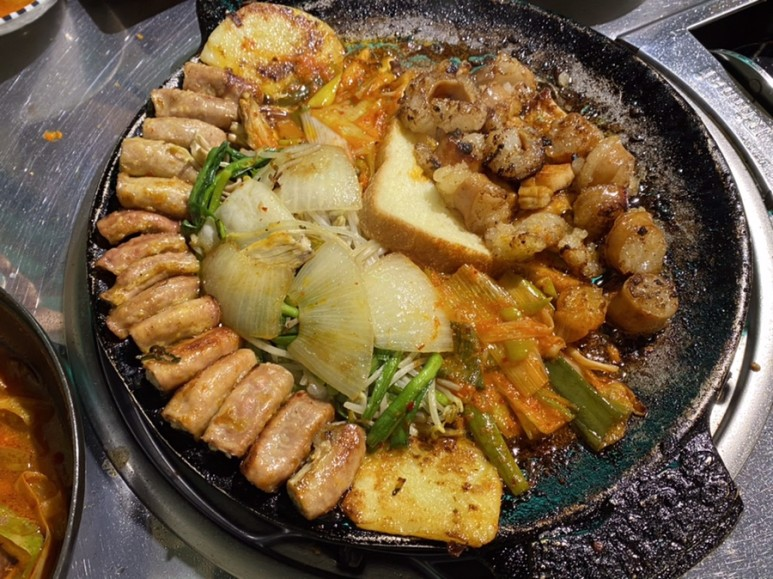
#> input picture 07. raspberrypi/python/video-ex/processing/data/image.jpg, 773 x 579 px
$ python ex03_1.py
#> lines starting #> are read from the running program, lines starting #| are printed output that depends on the picture; after the words box and inside, x2 and y2 are one past the last pixel; in counts of white or black regions, pixels touching at a corner belong together
import cv2
import numpy as np

img = cv2.imread('data/image.jpg')
#> img is the input picture: shape (579, 773, 3); mean B, G, R 63.1, 94.5, 117.9
img[120, 200] = [255,0,0]
#> img: shape (579, 773, 3); under 0.01% of pixels changed, all inside (x1, y1, x2, y2) = (200, 120, 201, 121)
print(img[100:110, 200:210])    # ROI(Region of Interest) 접근
#> (printed output is left out)

img[100:400, 200:300] = 0   # ROI 접근
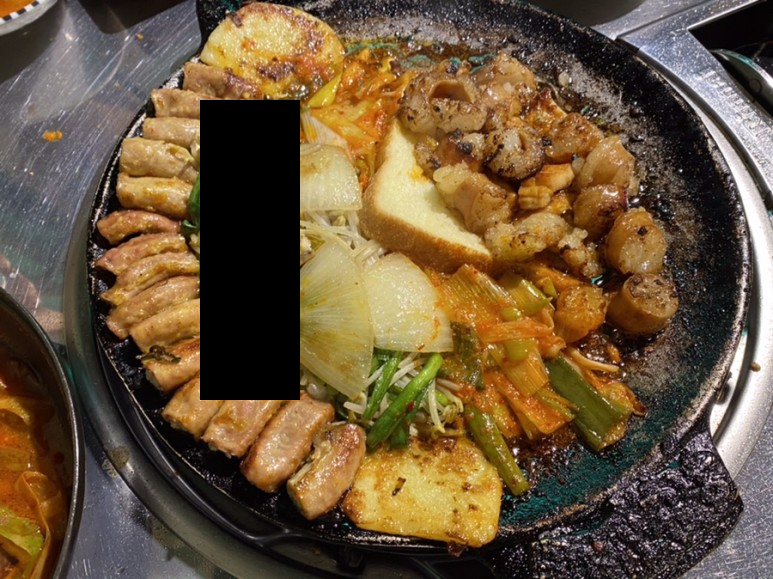
#> img: shape (579, 773, 3); mean B, G, R 58.6, 85.9, 107.3

cv2.imshow('img', img)
cv2.waitKey(0)
cv2.destroyAllWindows()
